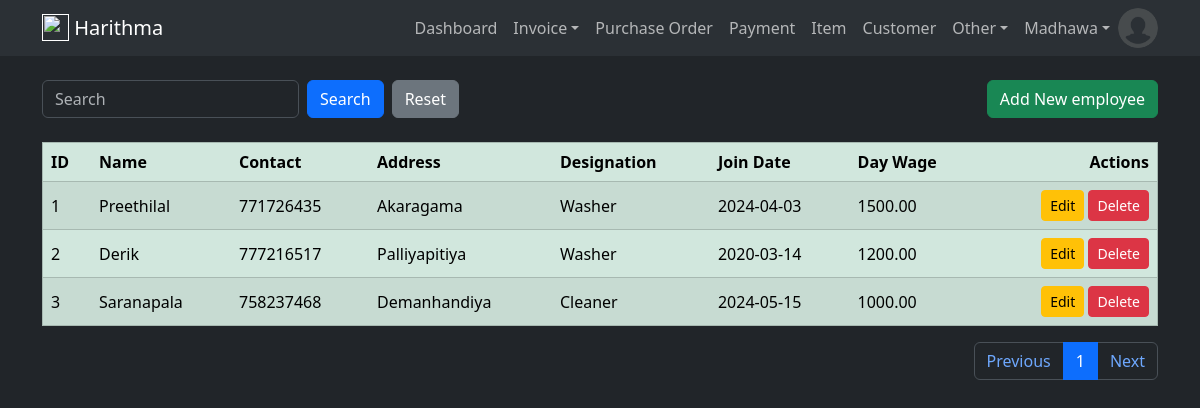
Screenshot of /employee (signed in) with the database file from the repository.
### harithmapos/models.py (models this page shows, shortened)
class User(db.Model, UserMixin):
    id = db.Column(db.Integer, primary_key=True)
    email = db.Column(db.String(120), unique=True, nullable=False)
    name = db.Column(db.String(50), nullable=False)
    image = db.Column(db.String(20), default='default.jpg')
    password = db.Column(db.String(60), nullable=False)
    ui_theme = db.Column(db.String(5), default='light')
    create_dttm = db.Column(db.DateTime, nullable=False, default=datetime.utcnow)
    update_dttm = db.Column(db.DateTime, nullable=False, default=datetime.utcnow)

class Employee(db.Model):
    id = db.Column(db.Integer, primary_key=True)
    name = db.Column(db.String(100), nullable=False)
    contact = db.Column(db.String(10))
    address = db.Column(db.String(255))
    designation = db.Column(db.String(40))
    joined_date = db.Column(db.Date())
    wage = db.Column(db.Numeric(10,2))
    create_dttm = db.Column(db.DateTime, nullable=False, default=datetime.utcnow)
    update_dttm = db.Column(db.DateTime, nullable=False, default=datetime.utcnow)
    invoices = db.relationship('InvoiceHead', backref='employee', lazy=True)
    payments = db.relationship('Payment', backref='employee', lazy=True)

### harithmapos/views/employee/routes.py (the view)
@employee_blueprint.route("/employee", methods=['GET', 'POST'])
@login_required
def employee():
    employee_create_form = EmployeeCreateForm()
    employee_update_form = EmployeeUpdateForm()
    per_page = 10
    page = request.args.get('page',1,type=int)
    query = request.args.get("query",None)
    if query:
        employees = Employee.query.order_by(Employee.update_dttm.desc()).filter(Employee.name.icontains(query)).paginate(page=page, per_page=per_page)
    else:
        employees = Employee.query.order_by(Employee.update_dttm.desc()).paginate(page=page, per_page=per_page)
    return render_template(
        'employee.html',
        title='Employee',
        employee_create_form=employee_create_form,
        employee_update_form=employee_update_form,
        employees=employees,
        query=query
    )

### harithmapos/views/employee/forms.py
class EmployeeCreateForm(FlaskForm):
    name = StringField("Name", validators=[DataRequired(), Length(min=2, max=50)])
    contact = TelField("Contact", validators=[Length(min=9, max=9)])
    address = StringField("Address")
    designation = StringField("Designation")
    joined_date = DateField("Joined Date")
    wage = DecimalField("Wage", places=2)
    submit = SubmitField('Add Employee')

class EmployeeUpdateForm(FlaskForm):
    name = StringField("Name", validators=[DataRequired(), Length(min=2, max=50)])
    contact = TelField("Contact", validators=[Length(min=9, max=9)])
    address = StringField("Address")
    designation = StringField("Designation")
    joined_date = DateField("Joined Date")
    wage = DecimalField("Wage", places=2)
    submit = SubmitField('Update Employee')

### harithmapos/models.py (called while the page is built)
@login_manager.user_loader
def load_user(user_id):
    return User.query.get(int(user_id))

### harithmapos/templates/employee.html (shortened to what this page needs)
{% extends 'layout/base.html' %}
{% block body %}
    <div class="container mt-4">
        <div class="row">
            <div class="col d-flex justify-content-between align-items-center">
                <form class="mb-0 d-flex" action="" method="GET" autocomplete="off">
                    <input type="text" class="form-control me-2" name="query" id="query" placeholder="{{ query if query else 'Search'}}">
                    <input type="submit" value="Search" class="btn btn-primary me-2" name="">
                    <a href="{{ url_for('employee_blueprint.employee') }}"><input type="submit" value="Reset" class="btn btn-secondary" ></a>
                </form>
                <button type="button" class="btn btn-success align-right" data-bs-toggle="modal" data-bs-target="#insert_modal">Add New employee</button>
            </div>
        </div>
    </div>
    <div class="container mt-4">
        <table class="table table-success table-striped table-hover" border="1">
            <thead class="thread-dark">
                <tr>
                    <th scope="col">ID</th>
                    <th scope="col">Name</th>
                    <th scope="col">Contact</th>
                    <th scope="col">Address</th>
                    <th scope="col">Designation</th>
                    <th scope="col">Join Date</th>
                    <th scope="col">Day Wage</th>
                    <th scope="col" style="text-align: right" >Actions</th>
                </tr>
            </thead>
            <tbody id="results">
                {% for employee in employees.items %}
                    <tr>
                        <td class="align-middle"  scope="row">{{employee.id}}</td>
                        <td class="align-middle">{{employee.name}}</td>
                        <td class="align-middle">{{employee.contact}}</td>
                        <td class="align-middle">{{employee.address}}</td>
                        <td class="align-middle">{{employee.designation}}</td>
                        <td class="align-middle">{{employee.joined_date}}</td>
                        <td class="align-middle">{{employee.wage}}</td>
                        <td class="text-end">
                            <a href="{{ url_for('employee_blueprint.update_employee', employee_id=employee.id) }}" class="btn btn-sm btn-warning" data-toggle="tooltip" data-placement="top" title="Update employee" data-bs-toggle="modal" data-bs-target="#update_employee{{employee.id}}">Edit</a>
                            <a href="{{ url_for('employee_blueprint.delete_employee', employee_id=employee.id) }}" class="btn btn-sm btn-danger" data-toggle="tooltip" data-placement="top" title="Delete employee" onclick="return confirm('Are you sure to delete?')">Delete</a>
                        </td>
                    </tr>
                {% endfor %}
            </tbody>
        </table>
        <nav aria-label="Page navigation">
            <ul class="pagination justify-content-end">
                <li class="page-item"><a class="page-link" href="{{ url_for('employee_blueprint.employee', page=employees.prev_num, query=query) }}">Previous</a></li>
                {% for page_number in employees.iter_pages(left_edge=1, right_edge=1, left_current=1, right_current=2) %}
                    {% if page_number %}
                        {% if employees.page == page_number %}
                            <li class="page-item "><a class="page-link active" href="{{ url_for('employee_blueprint.employee', page=page_number, query=query) }}">{{ page_number }}</a></li>
                        {% else %}
                            <li class="page-item "><a class="page-link" href="{{ url_for('employee_blueprint.employee', page=page_number, query=query) }}">{{ page_number }}</a></li>
                        {% endif %}
                    {% else %}
                        <li class="page-item "><a class="page-link" href="#">...</a></li>
                    {% endif %}
                {% endfor %}
                <li class="page-item"><a class="page-link" href="{{ url_for('employee_blueprint.employee', page=employees.next_num, query=query) }}">Next</a></li>
            </ul>
        </nav>
    </div>
{% endblock %}

### harithmapos/templates/layout/navbar.html (shortened to what this page needs)
<nav class="navbar navbar-expand-lg bg-body-tertiary">
    <div class="container">
        <a href="" class="navbar-brand lead">
            <img src="{{url_for('static', filename='vehical.png')}}" height="27" class="d-inline-block align-text-top">
            <b>Harithma</b>
        </a>
        <div class="collapse navbar-collapse" id="navbarCollapse">
            <ul class="navbar-nav ms-auto">
                {% if current_user.is_authenticated %}
                    <a class="nav-item nav-link" href="{{ url_for('dashboard_blueprint.dashboard') }}">Dashboard</a>
                    <li class="nav-item dropdown">
                        <a class="nav-link dropdown-toggle" href="#" role="button" data-bs-toggle="dropdown" aria-expanded="false">Invoice</a>
                    </li>
                    <a class="nav-item nav-link" href="{{ url_for('purchase_order_blueprint.purchase_order_head') }}">Purchase Order</a>
                    <a class="nav-item nav-link" href="{{ url_for('payment_blueprint.payment') }}">Payment</a>
                    <a class="nav-item nav-link" href="{{ url_for('item_blueprint.item') }}">Item</a>
                    <a class="nav-item nav-link" href="{{ url_for('customer_blueprint.customer') }}">Customer</a>
                    <li class="nav-item dropdown">
                        <a class="nav-link dropdown-toggle" href="#" role="button" data-bs-toggle="dropdown" aria-expanded="false">Other</a>
                    </li>
                    <li class="nav-item dropdown">
                        <a class="nav-link dropdown-toggle" href="#" role="button" data-bs-toggle="dropdown" aria-expanded="false">{{ current_user.name }}</a>
                    </li>
                    <img src="{{ url_for('static', filename='user_images/'+current_user.image) }}" class="rounded-circle" height="40" alt="Avatar" />
                {% else %}
                    <a class="nav-item nav-link" href="{{ url_for('user_blueprint.login') }}">Login</a>
                    <a class="nav-item nav-link" href="{{ url_for('user_blueprint.register') }}">Register</a>
                {% endif %}
            </ul>
        </div>
    </div>
</nav>

### rows the page displays
User: name "Madhawa", image (placeholder picture)
Employee: id "1", name "Preethilal", contact "771726435", address "Akaragama", designation "Washer", joined_date "2024-04-03", wage "1500.00"
Employee: id "2", name "Derik", contact "777216517", address "Palliyapitiya", designation "Washer", joined_date "2020-03-14", wage "1200.00"
Employee: id "3", name "Saranapala", contact "758237468", address "Demanhandiya", designation "Cleaner", joined_date "2024-05-15", wage "1000.00"

### other values shown
{{ page_number }} "1"
